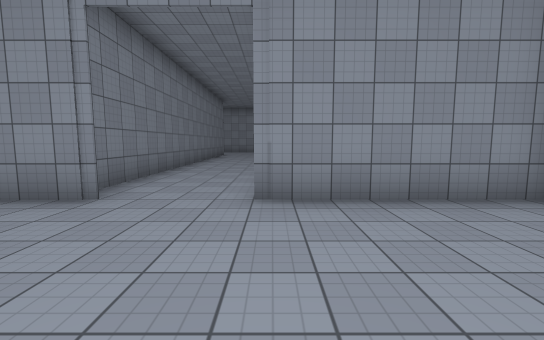
view 1 (above)

17 first-person views from a walk through a scene from a Unity 3-D project. The camera is 1.5 m above the floor, tilts 6° down and sees 90° across. The floor is counted in squares, 2 m on a side. Each view is taken from the middle of a square. On the plan, view 1 faces up. The plan holds only what a view shows up to about 10 squares ahead; the rest is blank. The place goes on beyond the plan. The player is left out. Surface patterns are stand-ins for the level's own textures.

view 2
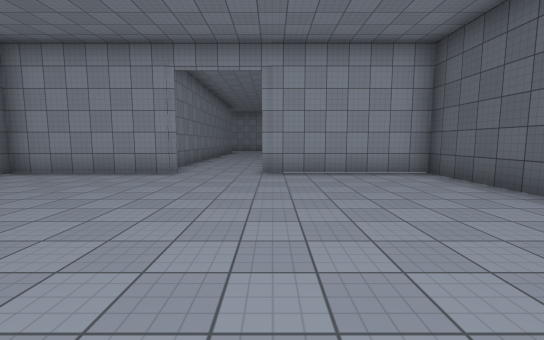

view 3
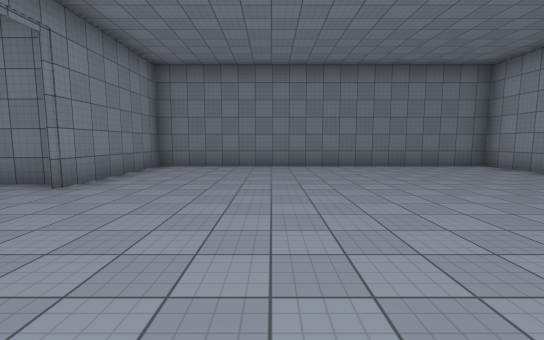

view 4
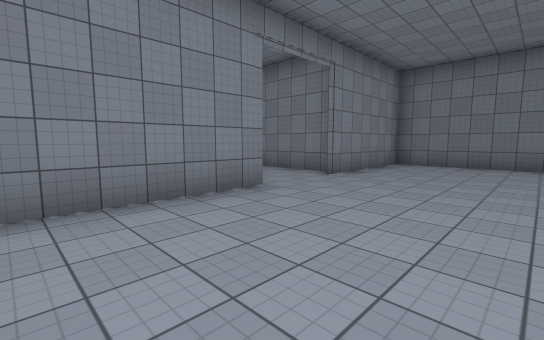

view 5
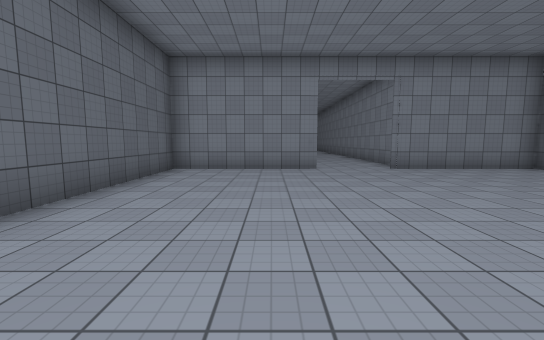

view 6
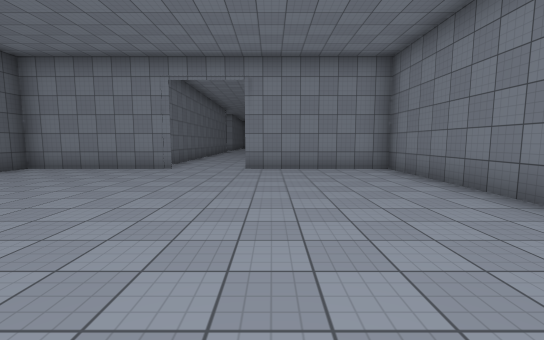

view 7
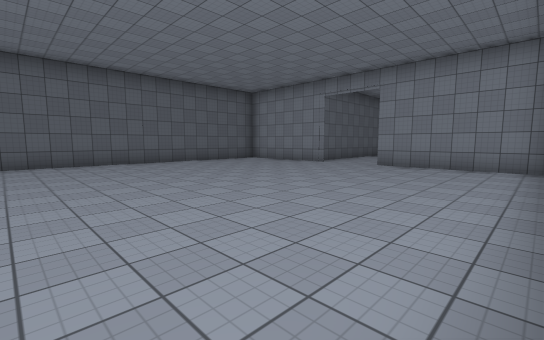

view 8
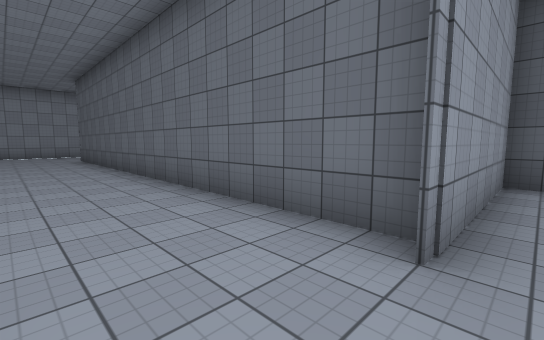

view 9
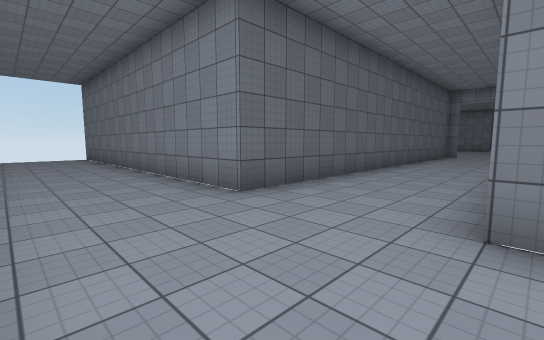

view 10
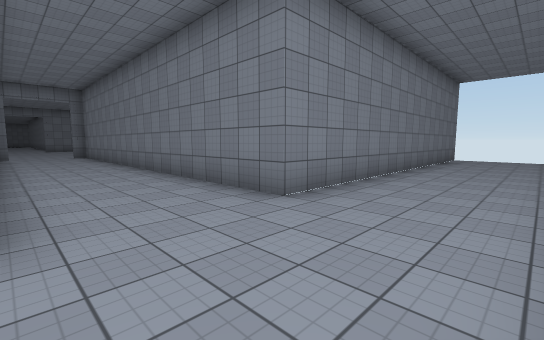

view 11
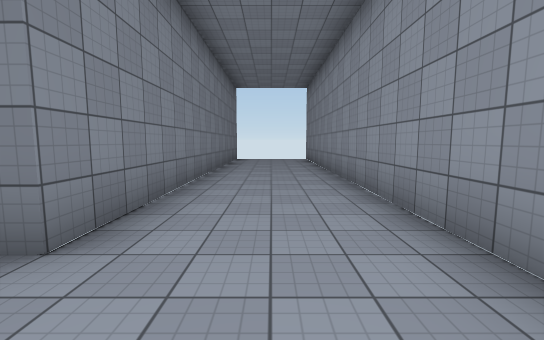

view 12
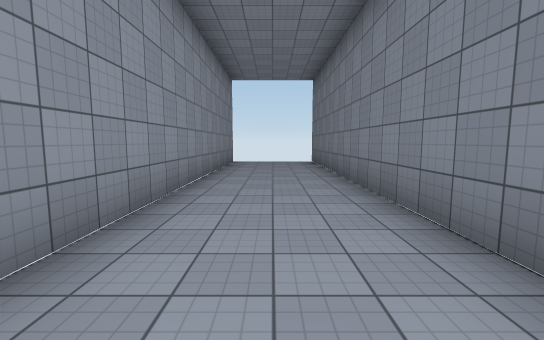

view 13
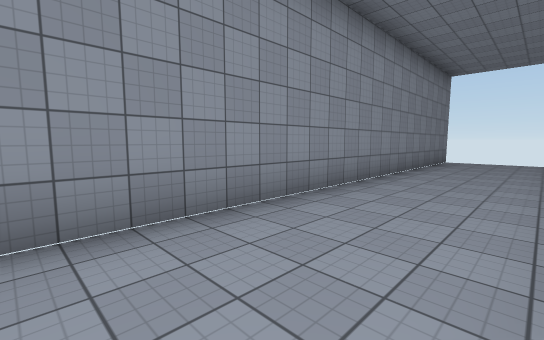

view 14
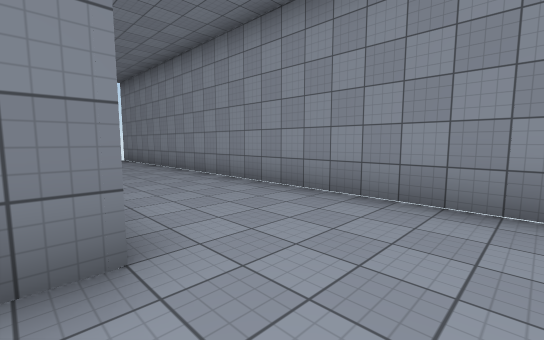

view 15
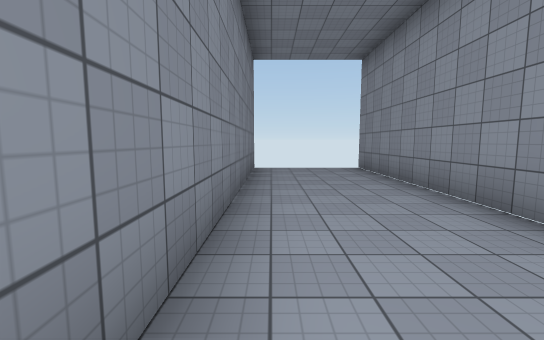

view 16
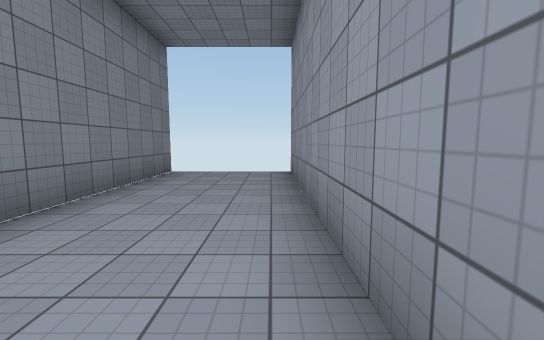

view 17
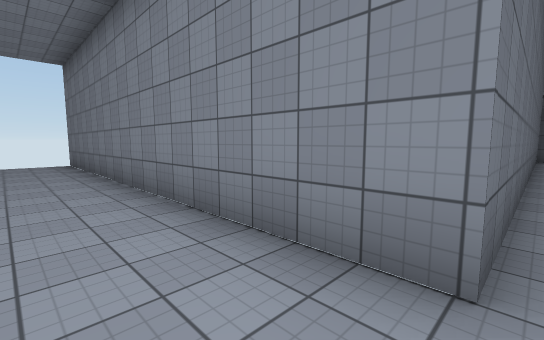

### Floor plan
Points are (right, up) in squares from view 1. A wall is a line through its corners. A room is listed if a view was taken in it or the views show most of it. See-through windows are left out.
Room 1 (views 1, 2, 3, 4, 5, 6, 7, 8)
walls: (-0.2, -6.4) (3.7, -6.4) (3.7, 3.4) (-0.2, 3.4); (-2.7, -6.7) (-2.7, -9.1); (-2.2, 3.4) (-6.2, 3.4) (-6.2, -6.4) (-2.2, -6.4); (0.2, -9) (0.2, -7.7)
ways out: opening at (-1.5, 4) to room 2
Room 2 (views 9, 10, 11, 12, 13, 14, 15, 16, 17)
walls: (0.2, 3.6) (0.2, 15.5) (10.3, 15.5); (-12.7, 15.5) (-2.7, 15.5) (-2.7, 4.1); (10.4, 18.5) (-12.7, 18.5)
ways out: opening at (-1.5, 4) to room 1; gap at (10, 15); gap at (10, 19)

Where each view was taken, in squares from view 1:
view 1: 0 up, 0 right, facing up
view 2: 3 down, 0 right, facing up
view 3: 3 down, 2 right, facing left
view 4: 3 down, 3 right, facing down-left
view 5: 1 up, 1 right, facing down
view 6: 1 up, 3 left, facing down
view 7: 2 up, 6 left, facing down-right
view 8: 3 up, 2 left, facing up-right
view 9: 18 up, 3 left, facing down-right
view 10: 18 up, 0 right, facing down-left
view 11: 17 up, 1 left, facing left
view 12: 17 up, 0 right, facing right
view 13: 16 up, 1 left, facing up-right
view 14: 15 up, 1 left, facing up-left
view 15: 16 up, 5 left, facing left
view 16: 18 up, 6 left, facing left
view 17: 17 up, 0 right, facing down-right
